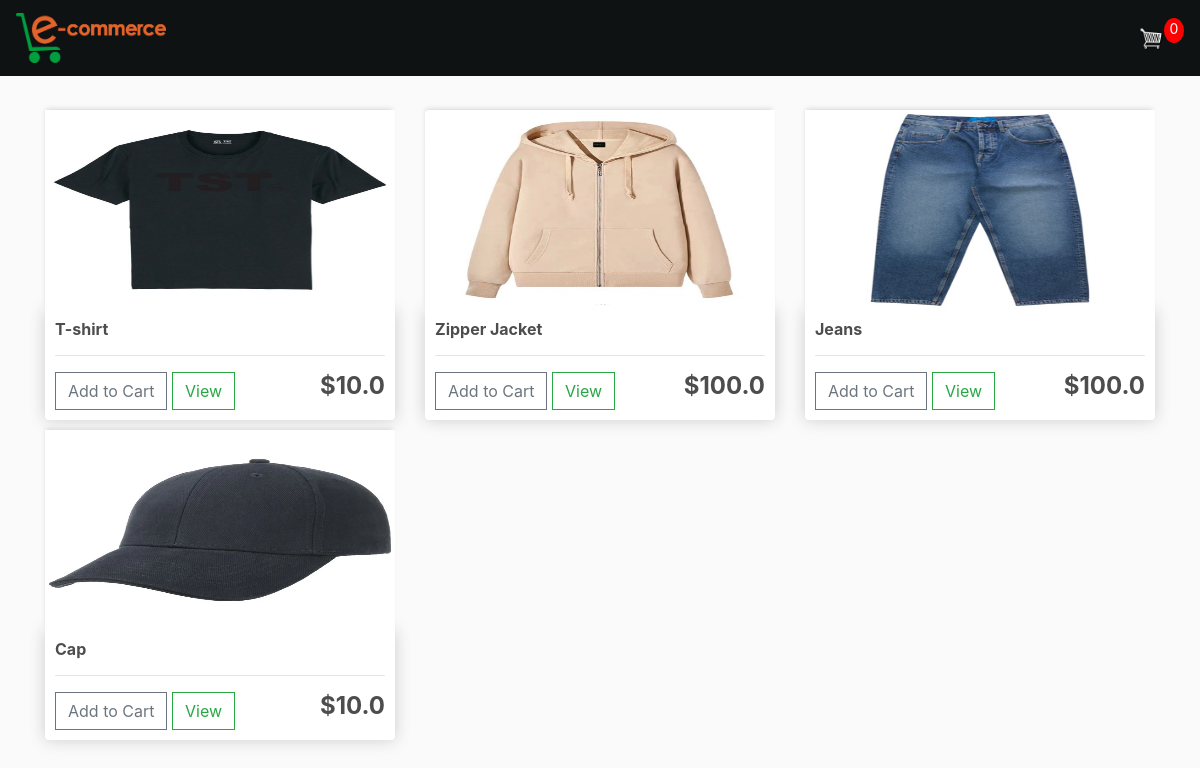
The page / on the database its author committed.
### store/models.py (models this page shows, shortened)
class Product(models.Model):
	name = models.CharField(max_length=200)
	price = models.FloatField()
	digital = models.BooleanField(default=False,null=True, blank=True)
	image = models.ImageField(null=True, blank=True)
	@property
	def imageURL(self):
		try:
			url = self.image.url
		except:
			url = ''
		return url

### store/views.py (the view)
# urls.py: path('', include('store.urls')),
def store(request):
	data = cartData(request)
	cartItems = data['cartItems']
	order = data['order']
	items = data['items']
	products = Product.objects.all()
	context = {'products':products, 'cartItems':cartItems}
	return render(request, 'store/store.html', context)

### store/utils.py (called while the page is built, shortened)
def cookieCart(request):
	try:
		cart = json.loads(request.COOKIES['cart'])
	except:
		cart = {}
		print('CART:', cart)
	items = []
	order = {'get_cart_total':0, 'get_cart_items':0, 'shipping':False}
	cartItems = order['get_cart_items']
	return {'cartItems':cartItems ,'order':order, 'items':items}

def cartData(request):
	if request.user.is_authenticated:
		customer = request.user.customer
		order, created = Order.objects.get_or_create(customer=customer, complete=False)
		items = order.orderitem_set.all()
		cartItems = order.get_cart_items
	else:
		cookieData = cookieCart(request)
		cartItems = cookieData['cartItems']
		order = cookieData['order']
		items = cookieData['items']
	return {'cartItems':cartItems ,'order':order, 'items':items}

### store/templates/store/store.html
{% extends 'store/main.html' %}
{% load static %}
{% block content %}
	<div class="row">
		{% for product in products %}
		<div class="col-lg-4">
			<img class="thumbnail" src="{{product.imageURL}}">
			<div class="box-element product">
				<h6><strong>{{product.name}}</strong></h6>
				<hr>
				<button data-product="{{product.id}}" data-action="add" class="btn btn-outline-secondary add-btn update-cart">Add to Cart</button>
				<a class="btn btn-outline-success" href="#">View</a>
				<h4 style="display: inline-block; float: right"><strong>${{product.price}}</strong></h4>
			</div>
		</div>
		{% endfor %}
	</div>
{% endblock content %}

### store/templates/store/main.html (shortened to what this page needs)
<!DOCTYPE html>
{% load static %}
<html>
<head>
	<link rel="stylesheet" href="https://stackpath.bootstrapcdn.com/bootstrap/4.4.1/css/bootstrap.min.css">
	<link rel="stylesheet" type="text/css" href="{% static 'css/main.css' %}">
</head>
<body>
	<nav class="navbar navbar-expand-lg navbar-dark bg-dark">
	  <a class="navbar-brand" href="{% url 'store' %}"><img  src="images/logo.png" style="height: 50px; width: 150px;"></a>
	  <div class="collapse navbar-collapse" id="navbarSupportedContent">
	    <ul class="navbar-nav mr-auto">
	      <li class="nav-item active">
	        <a class="nav-link" href="{% url 'store' %}"> <span class="sr-only">(current)</span></a>
	      </li>
	    </ul>
	    <div class="form-inline my-2 my-lg-0">
	     	<a href="{% url 'cart' %}">
	    		<img  id="cart-icon" src="{% static 'images/cart.png' %}">
	    	</a>
	    	<p id="cart-total">{{cartItems}}</p>
	    </div>
	  </div>
	</nav>
     <div class="container">
            <br>
            {% block content %}
            {% endblock content %}
         </div>
</body>
</html>

### static/css/main.css (style rules this page uses)
body { background-color: hsl(0, 0%, 98%); }
h1,h2,h3,h4,h5,h6 { color:hsl(0, 0%, 30%); }
.box-element { box-shadow:hsl(0, 0%, 80%) 0 0 16px; background-color: #fff; border-radius: 4px; padding: 10px; }
.thumbnail { width: 100%; height: 200px; -webkit-box-shadow: -1px -3px 5px -2px rgba(214,214,214,1); -moz-box-shadow: -1px -3px 5px -2px rgba(214,214,214,1); box-shadow: -1px -3px 5px -2px rgba(214,214,214,1); }
.product { border-radius: 0 0 4px 4px; }
.bg-dark { background-color: #0f1213!important; }
#cart-icon { width:25px; display: inline-block; margin-left: 15px; }
#cart-total { display: block; text-align: center; color:#fff; background-color: red; width: 20px; height: 25px; border-radius: 50%; font-size: 14px; }
.col-lg-4, .col-lg-6, .col-lg-8, .col-lg-12 { margin-top: 10px; }
.btn { border-radius: 0; }

### rows shown on the page
Product: imageURL (picture), name "T-shirt", price "10.0"
Product: imageURL (picture), name "Zipper Jacket", price "100.0"
Product: imageURL (picture), name "Jeans", price "100.0"
Product: imageURL (picture), name "Cap", price "10.0"

### other values the page prints
{{ cartItems }} "0"
